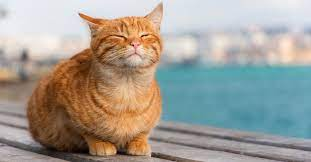
#> input picture estudo-opencv/aula-vc/aula1/imagens/cat.jpg, 311 x 162 px
$ python matrizTransform.py imagens/cat.jpg
#> lines starting #> are read from the running program, lines starting #| are printed output that depends on the picture

import cv2
import numpy as np
import sys
from matplotlib import pyplot as plt

# filename = sys.argv[1]
img = cv2.imread("imagens/cat.jpg")
#> img is the input picture: shape (162, 311, 3); mean B, G, R 149.3, 158.2, 163.1
img = cv2.cvtColor(img , cv2.COLOR_BGR2RGB)

#DIM
w = img.shape[1]
#> w = 311
h = img.shape[0]
#> h = 162

# MATRIZES DE TRANSFORMAÇÃO

# [ a, b, Tx] - b controla o cisalhamento de x em fator de y
# [ c, d, Ty] - c controla o cisalhamento de y em fator de x
# enquando a e d controram a escala e rotação em X e Y
# T(x,y) - translação de x e y

#rotaciona 45 graus
x_center = w/2
#> x_center = 155.5
y_center = h/2
#> y_center = 81
m_rotated = cv2.getRotationMatrix2D((x_center,y_center), 45, 1)
# m_rotated = np.float32([[0.86, 0.5, 0], [-0.5, 0.86, 0]])
# print(m_rotaciona)

# scaling x 0.7
m_scaling = np.float32([[1, 0, 0], [0, 0.7, 0]])

# translation(180, 100)
m_translation = np.float32([[1, 0, 180], [0, 1, 100]])

# cisalhamento hotizontal
m_cisalhamentoh = np.float32([[1, 0.5, 0], [0, 1, 0]]) # y em fator do eixo x

# cisalhamento vertical
m_cisalhamentov = np.float32([[1, 0, 0], [0.5, 1, 0]]) # x em fator do eixo y

#computa transformações
img_rotacionada = cv2.warpAffine(img, m_rotated, (w, h))
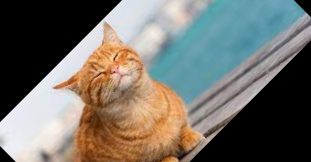
#> img_rotacionada: shape (162, 311, 3); mean R, G, B 115.8, 112.6, 105.3
img_dimensinoada = cv2.warpAffine(img, m_scaling, (w, h))
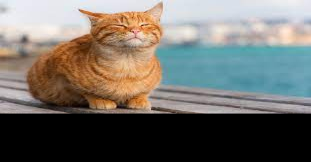
#> img_dimensinoada: shape (162, 311, 3); mean R, G, B 114.5, 111, 104.8
img_traduzida = cv2.warpAffine(img, m_translation, (w, h))
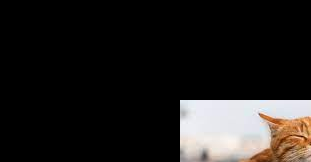
#> img_traduzida: shape (162, 311, 3); mean R, G, B 33.8, 31.3, 29.7
img_cisalhah = cv2.warpAffine(img, m_cisalhamentoh, (w, h))
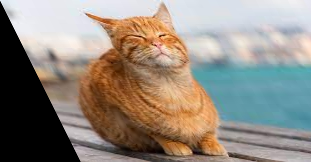
#> img_cisalhah: shape (162, 311, 3); mean R, G, B 146.1, 137.5, 127.4
img_cisalhav = cv2.warpAffine(img, m_cisalhamentov, (w, h))
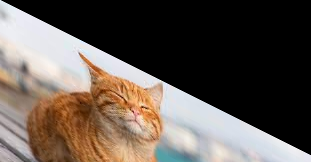
#> img_cisalhav: shape (162, 311, 3); mean R, G, B 97.6, 87.5, 80.1

# [9 lines of commented-out code are left out]
"""plt.subplot
plt.subplot(221) , plt.imshow(img, cmap="gray")
plt.subplot(222) , plt.imshow(img_rotacionada, cmap="gray")
plt.subplot(223) , plt.imshow(img_dimensinoada, cmap="gray")
plt.subplot(224) , plt.imshow(img_traduzida, cmap="gray")
"""
plt.subplot(221) , plt.imshow(img_cisalhah, cmap="gray")
plt.subplot(222) , plt.imshow(img_cisalhav, cmap="gray")
plt.show()

$ run again, with estudo-opencv/aula-vc/aula1/imagens/entrada.jpg copied over estudo-opencv/aula-vc/aula1/imagens/cat.jpg
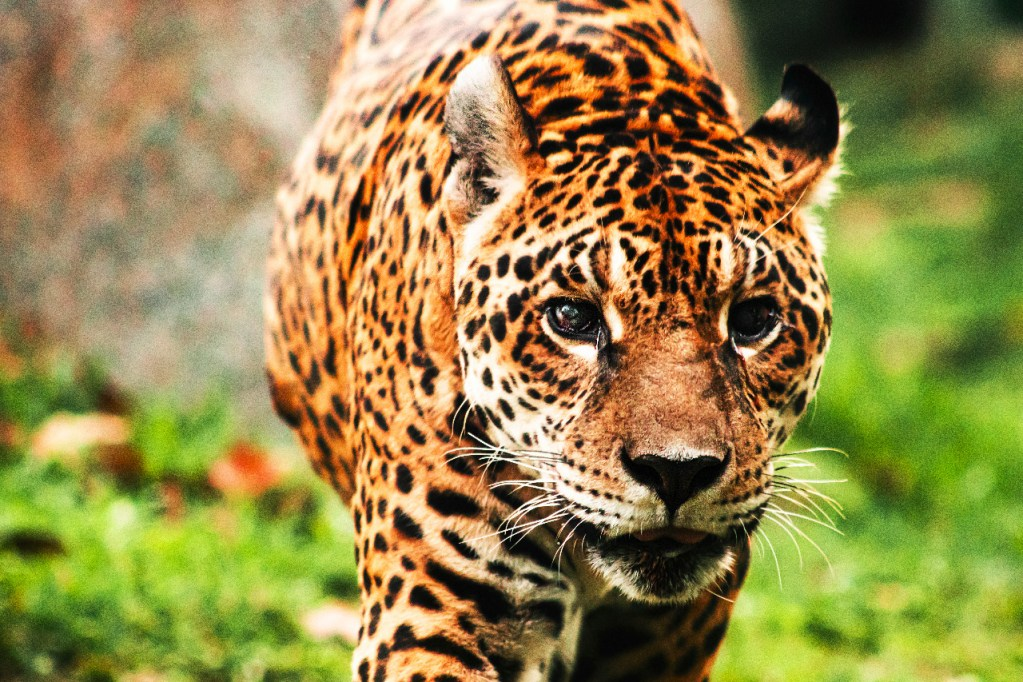
#> input picture estudo-opencv/aula-vc/aula1/imagens/entrada.jpg, 1023 x 682 px
#> img is the input picture: shape (682, 1023, 3); mean B, G, R 75, 136.1, 149.7
#> `img_cisalhah = cv2.warpAffine(img, m_cisalhamentoh, (w, h))`:
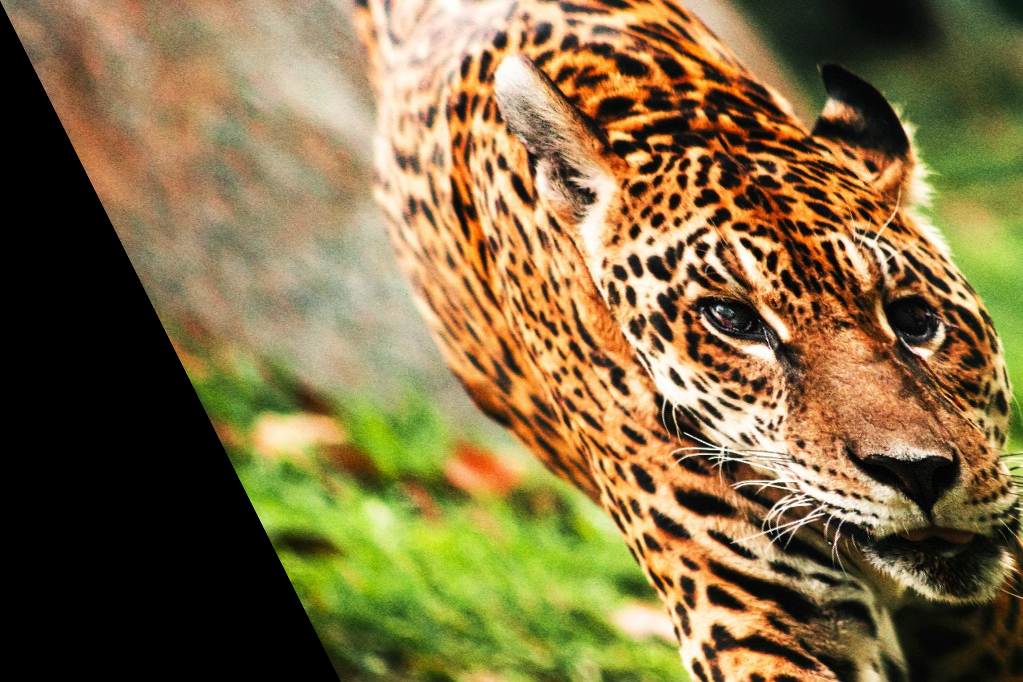
#> img_cisalhah: shape (682, 1023, 3); mean R, G, B 128.1, 108.9, 66.2
#> `img_cisalhav = cv2.warpAffine(img, m_cisalhamentov, (w, h))`:
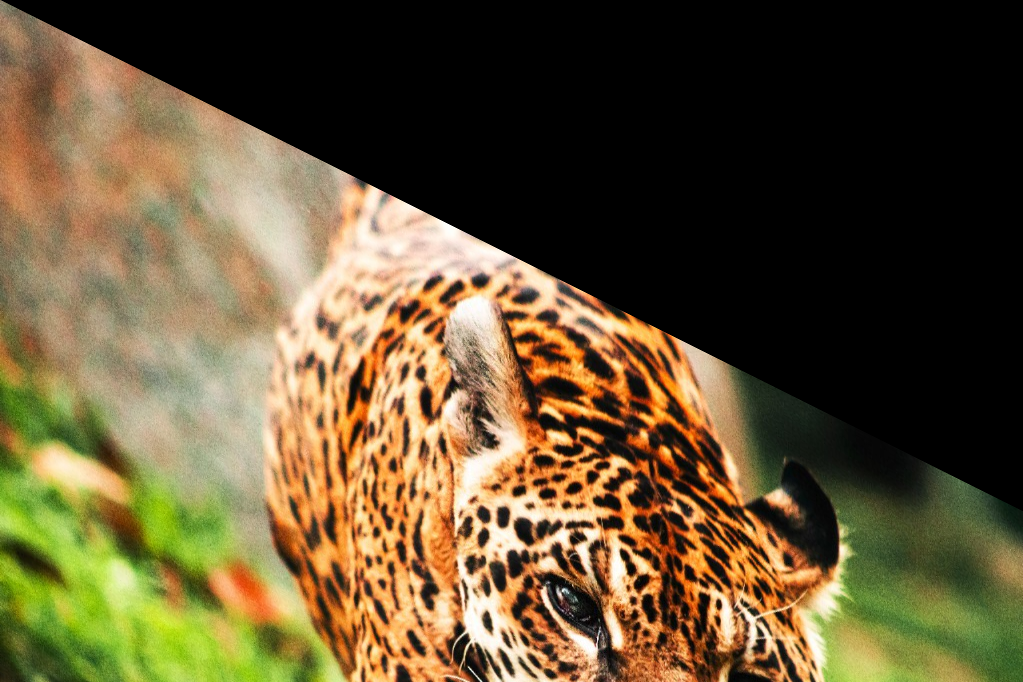
#> img_cisalhav: shape (682, 1023, 3); mean R, G, B 100, 84.4, 52.3
